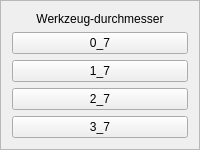
        <widget class="QFrame" name="frame_13">
         <property name="sizePolicy">
          <sizepolicy hsizetype="Ignored" vsizetype="Preferred">
           <horstretch>0</horstretch>
           <verstretch>0</verstretch>
          </sizepolicy>
         </property>
         <property name="frameShape">
          <enum>QFrame::StyledPanel</enum>
         </property>
         <property name="frameShadow">
          <enum>QFrame::Raised</enum>
         </property>
         <layout class="QVBoxLayout" name="verticalLayout_10">
          <item>
           <widget class="QLabel" name="tool_diameter_l2">
            <property name="text">
             <string>Werkzeug-durchmesser</string>
            </property>
            <property name="alignment">
             <set>Qt::AlignCenter</set>
            </property>
            <property name="wordWrap">
             <bool>true</bool>
            </property>
           </widget>
          </item>
          <item>
           <widget class="QPushButton" name="pushButton_29">
            <property name="sizePolicy">
             <sizepolicy hsizetype="Preferred" vsizetype="Preferred">
              <horstretch>0</horstretch>
              <verstretch>0</verstretch>
             </sizepolicy>
            </property>
            <property name="text">
             <string>0_7</string>
            </property>
           </widget>
          </item>
          <item>
           <widget class="QPushButton" name="pushButton_30">
            <property name="sizePolicy">
             <sizepolicy hsizetype="Preferred" vsizetype="Preferred">
              <horstretch>0</horstretch>
              <verstretch>0</verstretch>
             </sizepolicy>
            </property>
            <property name="text">
             <string>1_7</string>
            </property>
           </widget>
          </item>
          <item>
           <widget class="QPushButton" name="pushButton_31">
            <property name="sizePolicy">
             <sizepolicy hsizetype="Preferred" vsizetype="Preferred">
              <horstretch>0</horstretch>
              <verstretch>0</verstretch>
             </sizepolicy>
            </property>
            <property name="text">
             <string>2_7</string>
            </property>
           </widget>
          </item>
          <item>
           <widget class="QPushButton" name="pushButton_32">
            <property name="sizePolicy">
             <sizepolicy hsizetype="Preferred" vsizetype="Preferred">
              <horstretch>0</horstretch>
              <verstretch>0</verstretch>
             </sizepolicy>
            </property>
            <property name="text">
             <string>3_7</string>
            </property>
           </widget>
          </item>
         </layout>
        </widget>
